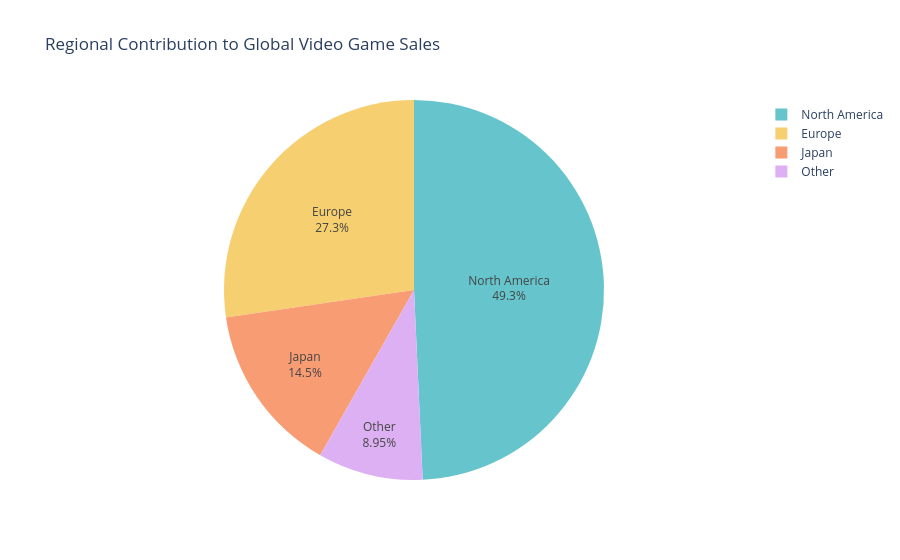

Write notebook code for a chart like this one.
### Markdown cell above
---

## Q7 · Regional Sales Contribution <a id="q7"></a>

North America is the single largest regional market, representing nearly half of all global sales in this dataset.
Europe is the second-largest, and Japan — while much smaller — is culturally influential and has distinct genre preferences.

### Code cell
from src.analysis.market_analysis import regional_totals

region = regional_totals(df)
region_pct = (region / region.sum() * 100).round(1)
print("Regional Sales Summary:")
display(
    pd.DataFrame({"Total Sales (M)": region.round(0).astype(int), "Share (%)": region_pct})
)

fig = px.pie(values=region.values, names=region.index,
             title="Regional Contribution to Global Video Game Sales",
             color_discrete_sequence=px.colors.qualitative.Pastel)
fig.update_traces(textposition="inside", textinfo="percent+label")
fig.write_html("../reports/figures/14_regional_share.html")
fig.show()

### Figure 1 — Plotly figure (JSON) as saved in the notebook; plotly's stock layout.template omitted (floating-point values rounded to 4 significant figures)
{"data": [{"domain": {"x": [0, 1], "y": [0, 1]}, "hovertemplate": "label=%{label}<br>value=%{value}<extra></extra>", "labels": ["North America", "Europe", "Japan", "Other"], "legendgroup": "", "name": "", "showlegend": true, "textinfo": "percent+label", "textposition": "inside", "type": "pie", "values": [4393.0, 2434.0, 1291.0, 797.8]}], "layout": {"legend": {"tracegroupgap": 0}, "piecolorway": ["rgb(102, 197, 204)", "rgb(246, 207, 113)", "rgb(248, 156, 116)", "rgb(220, 176, 242)", "rgb(135, 197, 95)", "rgb(158, 185, 243)", "rgb(254, 136, 177)", "rgb(201, 219, 116)", "rgb(139, 224, 164)", "rgb(180, 151, 231)", "rgb(179, 179, 179)"], "title": {"text": "Regional Contribution to Global Video Game Sales"}}}
